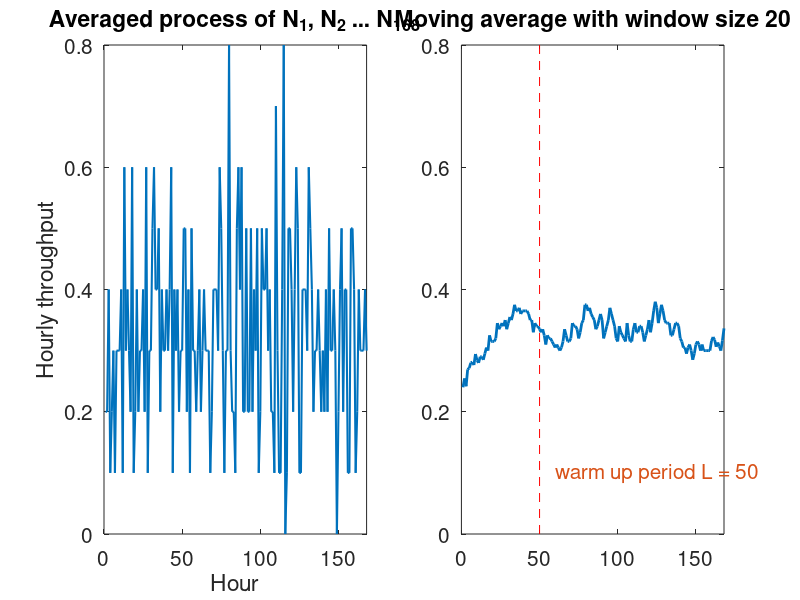

Write MATLAB code to recreate this figure. (Note: this script raises an error after producing the figure.)
%%%%%% Throughput plots
tp_data = csvread('output-1.csv',1,0); 
time = tp_data(:,1)/60; % time stamp when throughput increases by 1
simulation_time = ceil(max(time));

replication = 1;
hourly_tp = zeros(simulation_time,10);
cur_time = time(1); prev_time = 0;
i = 2;
while true
    tp_list = zeros(simulation_time,1);
    while cur_time > prev_time && i <= length(time)
        prev_time = cur_time; cur_time = time(i);
        i = i + 1;
        tp_list(ceil(cur_time)) = tp_list(ceil(cur_time)) + 1;
    end
    hourly_tp(:,replication) = tp_list;
    replication = replication + 1; 
    if i >= length(time)
        break
    end
    prev_time = cur_time; cur_time = time(i); i = i + 1;
end

figure('Position', [0 0 900 300]); subplot(1,2,1);
avg_hourly_tp = mean(hourly_tp, 2);
plot(linspace(1,simulation_time,simulation_time),  ...
    avg_hourly_tp, 'LineWidth', 1.5);
xlim([0 simulation_time]); ylim([0 0.8]); 
set(gca, 'FontSize',15);  ylabel('Hourly throughput');
xlabel('Hour'); title('Averaged process of N_1, N_2 ... N_{168}');

subplot(1,2,2);
move_avg = movmean(avg_hourly_tp, 20);
plot(linspace(1,simulation_time,simulation_time),  ...
    move_avg, 'LineWidth', 2); hold on;
line([50 50],[0 0.8],'Color','red','LineStyle','--'); 
text(60,0.1,'warm up period L = 50','Color',...
    [0.8500 0.3250 0.0980],'FontSize',15); 
xlim([0 simulation_time]);  ylim([0 0.8]); set(gca, 'FontSize',15); 
title('Moving average with window size 20');

% warm up time L = 50
Xs = mean(hourly_tp(51:simulation_time,:),1);
bar_X = mean(Xs)
left_CI = bar_X - tinv(0.95,9)*(var(Xs)/10)^0.5
right_CI = bar_X + tinv(0.95,9)*(var(Xs)/10)^0.5

%%%%%% Average delay plots
file = 'simpy_results10.csv'; 
delay_data = csvread(file,1,0); 
time = delay_data(:,1)/60; % time stamp when throughput increases by 1
delaytime = delay_data(:,2);
simulation_time = ceil(max(time));

replication = 1;
hourly_delay = zeros(simulation_time,10);
cur_time = time(1); prev_time = 0;
i = 2;
while true
    dt_list = zeros(simulation_time,1);
    while cur_time > prev_time && i <= length(time)
        prev_time = cur_time; cur_time = time(i);
        if ceil(cur_time) == ceil(prev_time)
            dt_list(ceil(cur_time)) = dt_list(ceil(cur_time))*0.5 + ...
                delaytime(i)*0.5;
        else
            dt_list(ceil(cur_time)) = dt_list(ceil(cur_time)) + ...
                delaytime(i);
        end
        i = i + 1;
    end
    hourly_delay(:,replication) = dt_list;
    replication = replication + 1; 
    if i >= length(time)
        break
    end
    prev_time = cur_time; cur_time = time(i); i = i + 1;
end

avg_hourly_delay = mean(hourly_delay, 2);
move_avg = movmean(avg_hourly_delay, 200);

figure('Position', [0 0 1200 300]); subplot(1,2,1);
plot(linspace(1,simulation_time,simulation_time),  ...
    avg_hourly_delay, 'LineWidth', 1.5);
xlim([0 simulation_time]); set(gca, 'FontSize',18);
ylabel('Averaged delay (Minutes)'); 
xlabel('Hour'); title('Averaged delay in each hour');

subplot(1,2,2);
plot(linspace(1,simulation_time,simulation_time),  ...
    move_avg, 'LineWidth', 1.5); hold on;
ylim([-5 15]); xlim([0 simulation_time]); set(gca, 'FontSize',18);
ylabel('Averaged delay (Minutes)');
xlabel('Hour'); title('Moving average');

line([150 150],[-5 15],'Color','red','LineStyle','--'); 
text(160,0,'warm up period L = 150','Color',...
    [0.8500 0.3250 0.0980],'FontSize',18); 

Xs = mean(hourly_delay(151:simulation_time,:),1);
bar_X = mean(Xs)
left_CI = bar_X - tinv(0.90,9)*(var(Xs)/10)^0.5
right_CI = bar_X + tinv(0.90,9)*(var(Xs)/10)^0.5